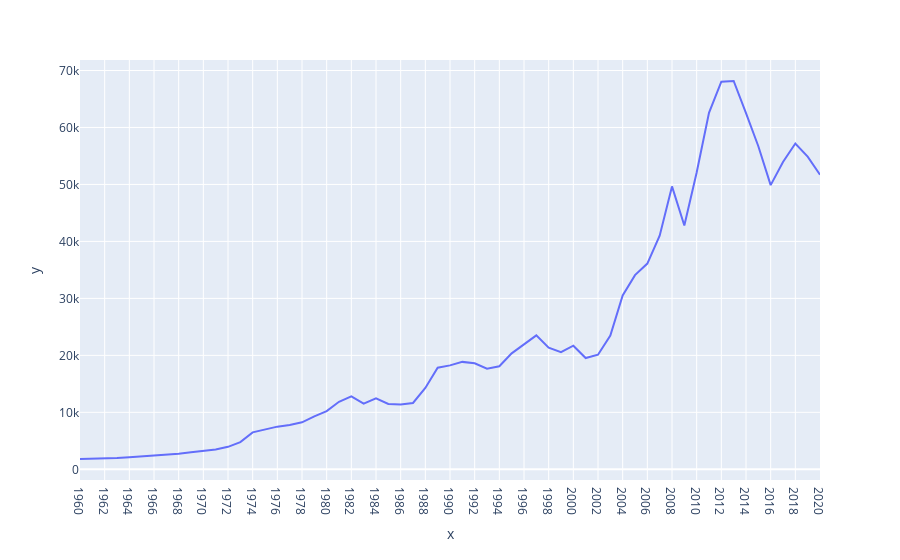

Source (notebook cell):
### Code cell
fig.layout.width = None
fig.show()

### Figure 1 — Plotly figure (JSON) as saved in the notebook; plotly's stock layout.template omitted (floating-point values rounded to 4 significant figures)
{"data": [{"hovertemplate": "x=%{x}<br>y=%{y}<extra></extra>", "legendgroup": "", "line": {"color": "#636efa", "dash": "solid"}, "marker": {"symbol": "circle"}, "mode": "lines", "name": "", "orientation": "v", "showlegend": false, "x": ["1960", "1961", "1962", "1963", "1964", "1965", "1966", "1967", "1968", "1969", "1970", "1971", "1972", "1973", "1974", "1975", "1976", "1977", "1978", "1979", "1980", "1981", "1982", "1983", "1984", "1985", "1986", "1987", "1988", "1989", "1990", "1991", "1992", "1993", "1994", "1995", "1996", "1997", "1998", "1999", "2000", "2001", "2002", "2003", "2004", "2005", "2006", "2007", "2008", "2009", "2010", "2011", "2012", "2013", "2014", "2015", "2016", "2017", "2018", "2019", "2020"], "xaxis": "x", "y": [1811.0, 1878.0, 1855.0, 1967.0, 2131.0, 2281.0, 2344.0, 2580.0, 2724.0, 2992.0, 3305.0, 3496.0, 3950.0, 4772.0, 6484.0, 7006.0, 7490.0, 7778.0, 8256.0, 9297.0, 10210.0, 11850.0, 12790.0, 11540.0, 12450.0, 11460.0, 11380.0, 11650.0, 14280.0, 17830.0, 18240.0, 18860.0, 18600.0, 17670.0, 18080.0, 20360.0, 21900.0, 23510.0, 21350.0, 20560.0, 21700.0, 19530.0, 20120.0, 23490.0, 30510.0, 34080.0, 36120.0, 41000.0, 49650.0, 42780.0, 52090.0, 62570.0, 68030.0, 68160.0, 62510.0, 56710.0, 49880.0, 53930.0, 57180.0, 54880.0, 51690.0], "yaxis": "y", "type": "scatter"}], "layout": {"xaxis": {"anchor": "y", "domain": [0.0, 1.0], "title": {"text": "x"}}, "yaxis": {"anchor": "x", "domain": [0.0, 1.0], "title": {"text": "y"}}, "legend": {"tracegroupgap": 0}, "margin": {"t": 60}}}
